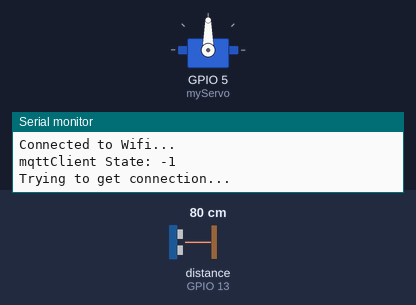
Bench run of a sketch on a simulated ESP32. On the bench: servo, the last lines printed to the serial monitor. Wiring (inferred from the names in the program): ultrasonic range finder: trigger GPIO 12; echo GPIO 13. The inputs (shaded band) are chosen by the test bench; at power-on: distance to the obstacle (sensor on GPIO 13) 80 cm. The echo pulse lasts 58.3 µs per cm; WiFi joins after 1.5 s; servers stay silent unless stated; no MQTT or app messages arrive unless stated.

Above: at 6.2 s.
6.3 s: distance to the obstacle (sensor on GPIO 13) set to 29 cm
At 7.5 s:
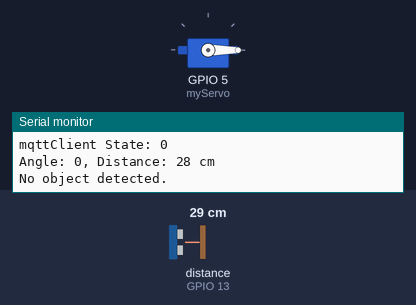
10.6 s: distance to the obstacle (sensor on GPIO 13) set to 22 cm
At 11.4 s:
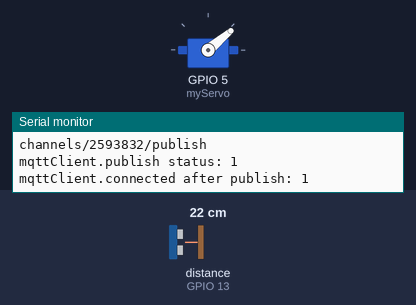
Timing chart, 0 to 33.8 s (numbered marks = the images above; inputs shaded):
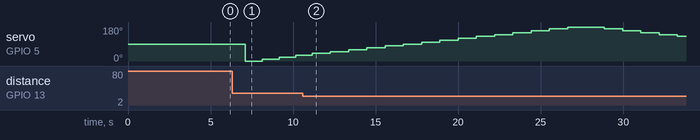

The sketch:

Arduino-esp32.ino
```cpp
#include <WiFi.h>
#include<PubSubClient.h>
#include<ESP32Servo.h>

int sensorVal, sensorAng;
//int sensorPin = 36;//<Define your Pin>

const char* ssid ="vivo 1920";
const char* passwd = "13141314";
//char userName[] = "SonuVerma"; // anything you want
//char passKey[] = "2WCG40CIFIQOITNX"; // profile key or user api key
char writeApiKey[] = "MM2UOC73C0SWBNEZ"; // channel api key
long channelId = 2593832; // channel id

//experimenatl
char userName[] = "JykLACYyMAoEDg0MLAQdLgc"; // anything you want
char passKey[] = "uf+PbIXMq6ibBB4jv6lPUks1"; // profile key or user api key
char clientId[] = "JykLACYyMAoEDg0MLAQdLgc";


// static const char alphanum[] = "0123456789"
// "ABCDEFGHIJKLMNOPQRSTUVWXYZ"
// "abcdefghijklmnopqrstuvwxyz"; // for generation of client ID

WiFiClient client;

const char* server = "mqtt3.thingspeak.com";

PubSubClient mqttClient(client); // init PubSub

unsigned long lastConnectionTime = 0;
const unsigned long postingInterval = 0; // post data every 20 sec (10s = 1s)

const int trigPin = 12;
const int echoPin = 13;
Servo myServo;

void setup() {
  // put your setup code here, to run once:
  Serial.begin(115200);
  int status = WL_IDLE_STATUS;

  Serial.println("Esp32 started..!");

  while(status != WL_CONNECTED){
    status = WiFi.begin(ssid, passwd);
    status = WL_CONNECTED;
    delay(5000);
    }

    Serial.println("Connected to Wifi...");
    mqttClient.setServer(server, 1883);
    Serial.print("mqttClient State: ");
    Serial.println(mqttClient.state());

  pinMode(trigPin, OUTPUT); // trigPin as an Output
  pinMode(echoPin, INPUT); // echoPin as an Input
  Serial.begin(9600);
  myServo.attach(5);

}

void loop() {
  // put your main code here, to run repeatedly:
  if(!mqttClient.connected()){

    reconnect();

    }

    mqttClient.loop();

    if(millis() - lastConnectionTime > postingInterval){

      Serial.print("mqttClient State: ");
      Serial.println(mqttClient.state());
    }


    for (int i = 0; i <= 180; i=i+10) {
    myServo.write(i);
    int distance = calculateDistance();
    int angle = i;
    Serial.print("Angle: ");
    Serial.print(i);
    Serial.print(", Distance: ");
    Serial.print(distance);
    Serial.println(" cm");

    if(distance < 25){
    mqttPublishFeed(distance, angle);
    }
    else{
      Serial.println("No object detected.");
    }
    delay(1000);
  }

  // rotating servo from 165 to 15 degrees
  for (int i = 180; i > 0; i= i-10) {
    myServo.write(i);
    int distance = calculateDistance();
    int angle = i;

    Serial.print("Angle: ");
    Serial.print(i);
    Serial.print(", Distance: ");
    Serial.print(distance);
    Serial.println(" cm");

    if(distance < 25){
    mqttPublishFeed(distance, angle);
    }
    else{
      Serial.println("No object detected.");
    }
    delay(1000);
  }

}

// reconnect function
void reconnect(){
// char clientId[9];
// char clientId[] = "HDkcJh81PTo0IyEOKRMsECk";

  while(!mqttClient.connected()){
    Serial.println("Trying to get connection...");
// for(int i=0; i<8; i++){
// clientId[i] = alphanum[random(51)];
// }
// clientId[8]='\0';
// Serial.println(clientId);
      delay(2000);

  if(mqttClient.connect(clientId,userName,passKey)){
      Serial.println("Connected..!");
      bool PubSub_Status = mqttClient.connected();
      Serial.print("mqttClient.connected after mqttClient.connect: "); Serial.println(PubSub_Status);
      Serial.print("mqttClient State: "); Serial.println(mqttClient.state());
      }
  else{
      Serial.print("failed, rc=");
      Serial.print(mqttClient.state());
      Serial.println("try again in 5 sec");
      delay(5000);
      }
    }
  }

  void mqttPublishFeed(int dis, int ang){
    // provide data generation mechanism below
    sensorVal = dis;
    sensorAng = ang; // we can put analog/digital read but for exeperiments we use random function
    String data = String("field1=") + String(sensorVal, DEC)+ String("&field2=")+ String(sensorAng, DEC) +"&status=MQTTPUBLISH";
    int length = data.length();
    const char *msgBuffer;
    msgBuffer = data.c_str();
    Serial.println(msgBuffer);

// String topicString = "channels/" + String(channelId) + "/publish/" + String(writeApiKey);
    String topicString = "channels/" + String(channelId) + "/publish";
    length = topicString.length();
    const char *topicBuffer;
    topicBuffer = topicString.c_str();
    Serial.println(topicBuffer);
    bool mqttpublish = mqttClient.publish(topicBuffer, msgBuffer);
    Serial.print("mqttClient.publish status: "); Serial.println(mqttpublish);
    bool PubSub_Status = mqttClient.connected();
    Serial.print("mqttClient.connected after publish: "); Serial.println(PubSub_Status);

    lastConnectionTime = millis();

    }
int calculateDistance() {
  digitalWrite(trigPin, LOW);
  delayMicroseconds(2);
  // Sets the trigPin on HIGH state for 10 micro seconds
  digitalWrite(trigPin, HIGH);
  delayMicroseconds(10);
  digitalWrite(trigPin, LOW);
  long duration = pulseIn(echoPin, HIGH);
  int distance = duration * 0.034 / 2;
  return distance;
}
```

Measured:
- the behaviour switches between 26 and 25 cm on distance to the obstacle (sensor on GPIO 13) (found by bisection; images 1 and 2)
- by itself, servo on GPIO 5 (myServo): rises from 30° to 180° in 15.5 s, then falls to 130° in 6.6 s
